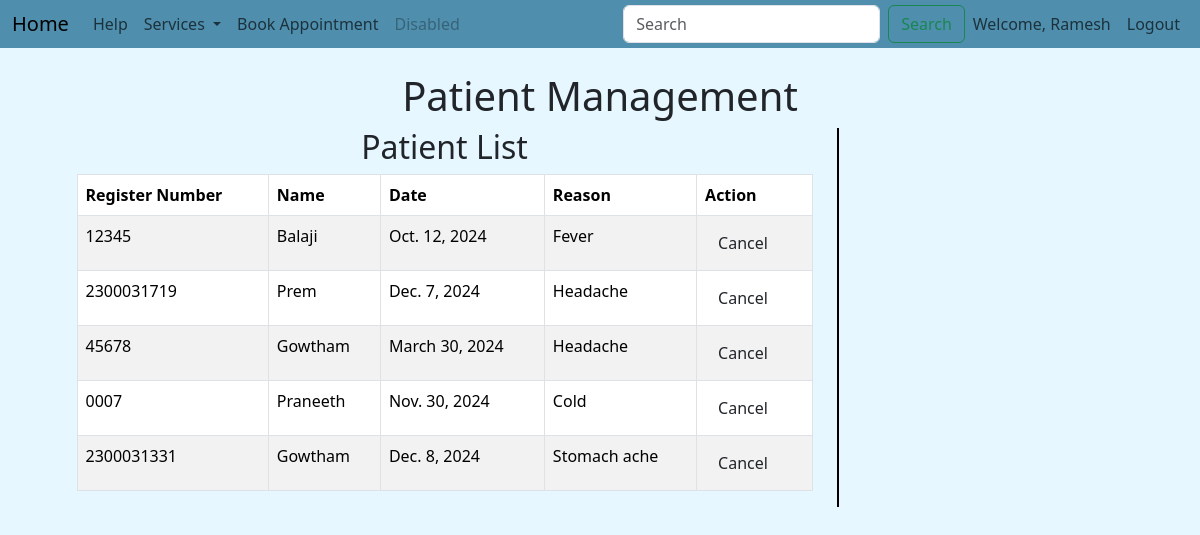
/patient_list (signed in), run on the app's committed database.
### administrationapp/models.py (models this page shows, shortened)
class PatientList(models.Model):
    Register_Number = models.CharField(max_length=20, unique=True)
    Name = models.CharField(max_length=100)
    Date = models.DateField()  # Changed to DateField for storing date
    Reason = models.CharField(max_length=100)

### administrationapp/views.py (the view)
# urls.py: path('patient_list', views.patient_list, name='patient_list'),
def patient_list(request):
    patients = PatientList.objects.all()
    return render(request, 'staffapp/Patient_List.html', {'patients': patients})

### Templates/staffapp/Patient_List.html (shortened to what this page needs)
{% extends 'Navbar/ProjectNavbar.html' %}
{% load static %}
{% block body %}
<div class="container">
    <h1 class="text-center mt-4">Patient Management</h1>
    <div class="row justify-content-center">
        <div class="col-md-8">
            <div class="table-container">
                <h2 class="text-center">Patient List</h2>
                <table class="table table-striped table-bordered">
                    <thead>
                        <tr>
                            <th>Register Number</th>
                            <th>Name</th>
                            <th>Date</th>
                            <th>Reason</th>
                            <th>Action</th>
                        </tr>
                    </thead>
                    <tbody>
                        {% for patient in patients %}
                        <tr>
                            <td>{{ patient.Register_Number }}</td>
                            <td>{{ patient.Name }}</td>
                            <td>{{ patient.Date }}</td>
                            <td>{{ patient.Reason }}</td>
                            <td>
                                <form action="{% url 'delete_patient' patient.id %}" method="POST" class="d-inline">
                                    <button type="submit" class="btn btn-cancel">Cancel</button>
                                </form>
                            </td>
                        </tr>
                        {% empty %}
                        <tr>
                            <td colspan="5" class="text-center">No patients found.</td>
                        </tr>
                        {% endfor %}
                    </tbody>
                </table>
            </div>
        </div>
        <div class="col-auto d-flex align-items-center">
            <div style="border-left: 2px solid black; height: 100%;"></div>
        </div>
        <div class="col-md-3">
        </div>
    </div>
</div>
{% endblock %}

### Templates/Navbar/ProjectNavbar.html (shortened to what this page needs)
<!DOCTYPE html>
<html lang="en">
<head>
    <link href="https://cdn.jsdelivr.net/npm/bootstrap@5.3.3/dist/css/bootstrap.min.css" rel="stylesheet">
</head>
<body>
<nav class="navbar navbar-expand-lg flex-shrink-3 py-sm-1" style="background-color:#4F8EAC">
  <div class="container-fluid">
    <a class="navbar-brand" href="#">Home</a>
    <div class="collapse navbar-collapse" id="navbarSupportedContent">
      <ul class="navbar-nav me-auto mb-2 mb-lg-0">
        <li class="nav-item">
          <a class="nav-link" href="#">Help</a>
        </li>
        <li class="nav-item dropdown">
          <a class="nav-link dropdown-toggle" href="#" role="button" data-bs-toggle="dropdown" aria-expanded="false">
            Services
          </a>
        </li>
          <li class="nav-item">
          <a class="nav-link" href="{% url 'add_patient' %}">Book Appointment</a>
        </li>
        <li class="nav-item">
          <a class="nav-link disabled" aria-disabled="true">Disabled</a>
        </li>
      </ul>
      <form class="d-flex" role="search">
        <input class="form-control me-2" type="search" placeholder="Search" aria-label="Search">
        <button class="btn btn-outline-success" type="submit">Search</button>
      </form>
    </div>
    <ul  class="navbar-nav ms-auto">
<li>
        {% if user.is_authenticated %}
        <li class="nav-item">
        <span class="nav-link">Welcome, {{ user.username }}</span>
    </li>
          <li class="nav-item">
          <a class="nav-link" href="{% url 'logout' %}">Logout</a>
          </li>
        {% endif %}
 </li>
      </ul>
  </div>
</nav>
{% block body %}
{% endblock %}
</body>
</html>

### Templates/Navbar/ProjectNavbar.html (style rules this page uses)
body { background-color: #e6f7ff; }

### data on the page
PatientList: Register_Number "12345", Name "Balaji", Date "Oct. 12, 2024", Reason "Fever"
PatientList: Register_Number "2300031719", Name "Prem", Date "Dec. 7, 2024", Reason "Headache"
PatientList: Register_Number "45678", Name "Gowtham", Date "March 30, 2024", Reason "Headache"
PatientList: Register_Number "0007", Name "Praneeth", Date "Nov. 30, 2024", Reason "Cold"
PatientList: Register_Number "2300031331", Name "Gowtham", Date "Dec. 8, 2024", Reason "Stomach ache"

### other printed values
{{ user.username }} "Ramesh"
